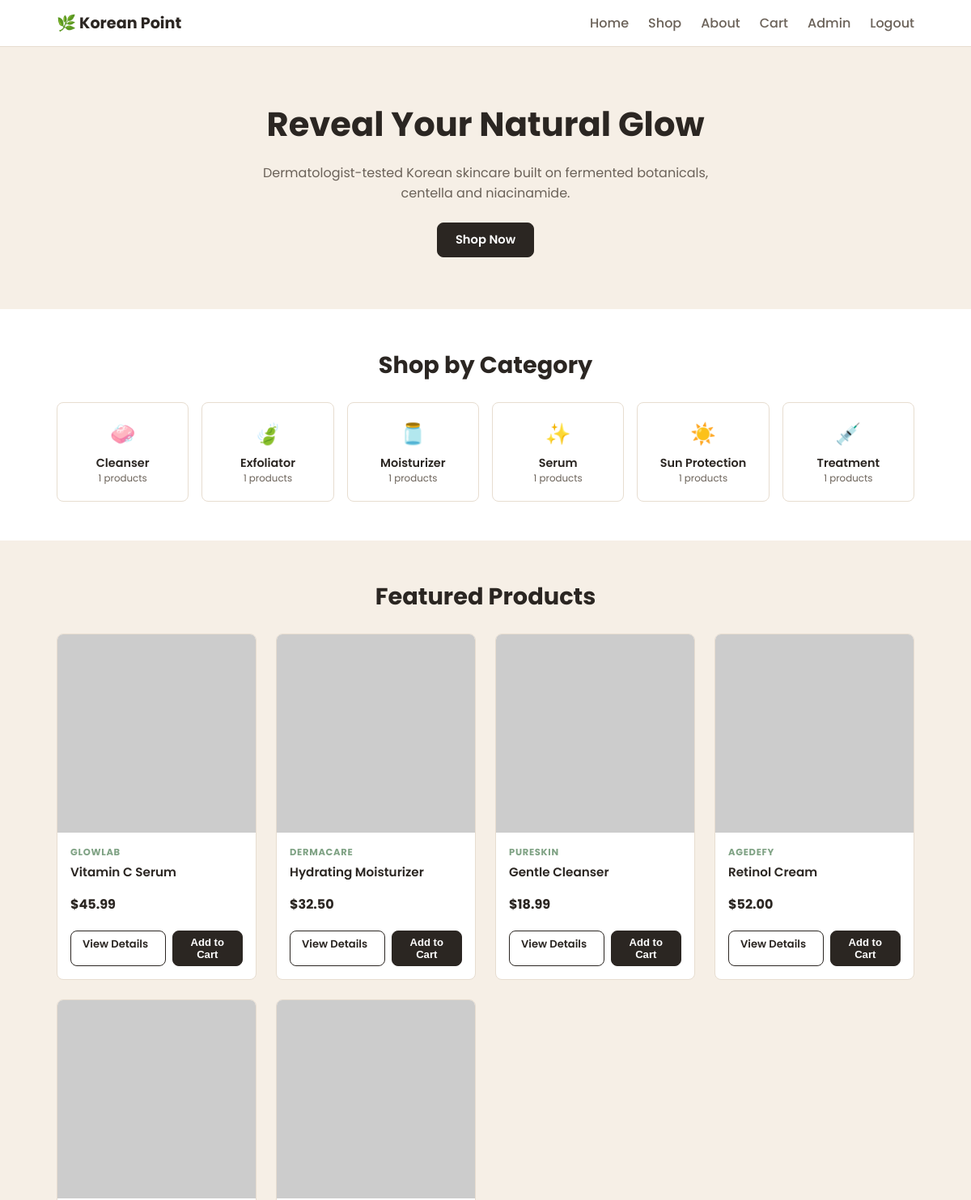
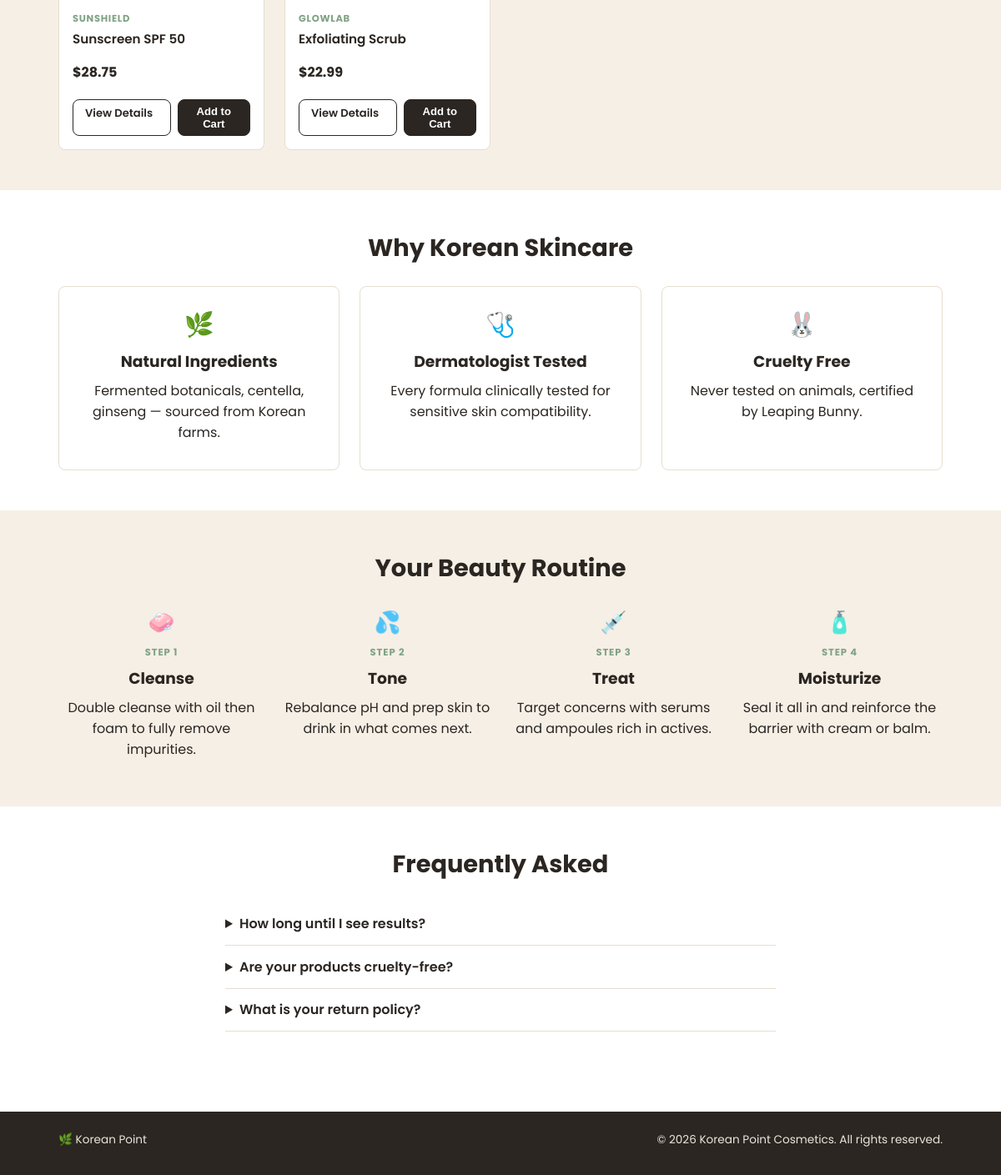
The app's page /src/pages/index.php (signed in) with its own data (2 pictures, top to bottom).
### tables this page shows
CREATE TABLE products (
    id INT PRIMARY KEY AUTO_INCREMENT,
    name VARCHAR(100) NOT NULL,
    description TEXT,
    price DECIMAL(10,2) NOT NULL,
    category VARCHAR(50),
    brand VARCHAR(50),
    skin_type VARCHAR(50),
    image_url VARCHAR(255),
    stock INT DEFAULT 10,
    created_at TIMESTAMP DEFAULT CURRENT_TIMESTAMP
);

### src/includes/functions.php (called while the page is built, shortened)
<?php
function isLoggedIn() {
    return isset($_SESSION['user_id']);
}
function isAdmin() {
    return isset($_SESSION['role']) && $_SESSION['role'] === 'admin';
}
function formatPrice($price) {
    return '$' . number_format((float) $price, 2);
}

### src/pages/index.php (the view, shortened to what this page needs)
<?php
require_once __DIR__ . '/../../config/database.php';
require_once __DIR__ . '/../includes/functions.php';
$products = $pdo->query('SELECT * FROM products ORDER BY created_at DESC LIMIT 6')->fetchAll();
$categories = $pdo->query('SELECT category, COUNT(*) AS total FROM products GROUP BY category ORDER BY category')->fetchAll();
$categoryIcons = [
    'Cleanser' => '🧼', 'Toner' => '💧', 'Serum' => '✨', 'Moisturizer' => '🫙',
    'Sun Protection' => '☀️', 'Treatment' => '💉', 'Exfoliator' => '🍃', 'Mask' => '🍃',
];
function categoryIcon($name, $map) {
    return $map[$name] ?? '🧴';
}
$why = [
    ['icon' => '🌿', 'title' => 'Natural Ingredients', 'text' => 'Fermented botanicals, centella, ginseng — sourced from Korean farms.'],
    ['icon' => '🩺', 'title' => 'Dermatologist Tested', 'text' => 'Every formula clinically tested for sensitive skin compatibility.'],
    ['icon' => '🐰', 'title' => 'Cruelty Free', 'text' => 'Never tested on animals, certified by Leaping Bunny.'],
];
$routine = [
    ['icon' => '🧼', 'title' => 'Cleanse', 'text' => 'Double cleanse with oil then foam to fully remove impurities.'],
    ['icon' => '💦', 'title' => 'Tone', 'text' => 'Rebalance pH and prep skin to drink in what comes next.'],
    ['icon' => '💉', 'title' => 'Treat', 'text' => 'Target concerns with serums and ampoules rich in actives.'],
    ['icon' => '🧴', 'title' => 'Moisturize', 'text' => 'Seal it all in and reinforce the barrier with cream or balm.'],
];
$faqs = [
    ['q' => 'How long until I see results?', 'a' => 'Most customers notice improved hydration within a week and visible texture/tone changes by 4–8 weeks of consistent use.'],
    ['q' => 'Are your products cruelty-free?', 'a' => 'Yes — every Korean Point product is Leaping Bunny certified and never tested on animals at any stage.'],
    ['q' => 'What is your return policy?', 'a' => 'Unopened products can be returned within 30 days.'],
];
include __DIR__ . '/../includes/header.php';
?>
<section class="hero">
  <div class="container">
    <h1>Reveal Your Natural Glow</h1>
    <p>Dermatologist-tested Korean skincare built on fermented botanicals, centella and niacinamide.</p>
    <a href="shop.php" class="btn">Shop Now</a>
  </div>
</section>
<section class="section">
  <div class="container">
    <h2>Shop by Category</h2>
    <div class="cat-grid">
      <?php foreach ($categories as $cat): ?>
        <a class="cat-card" href="shop.php?category=<?php echo urlencode($cat['category']); ?>">
          <div class="cat-card__icon"><?php echo categoryIcon($cat['category'], $categoryIcons); ?></div>
          <div class="cat-card__name"><?php echo htmlspecialchars($cat['category']); ?></div>
          <div class="cat-card__count"><?php echo (int) $cat['total']; ?> products</div>
        </a>
      <?php endforeach; ?>
    </div>
  </div>
</section>
<section class="section section--tint">
  <div class="container">
    <h2>Featured Products</h2>
    <div class="product-grid">
      <?php if (count($products) > 0): ?>
        <?php foreach ($products as $p): ?>
          <div class="card">
            <div class="card__media">
              <img src="<?php echo htmlspecialchars($p['image_url']); ?>" alt="<?php echo htmlspecialchars($p['name']); ?>" onerror="this.src='https://via.placeholder.com/300x300/a8c3ab/ffffff?text=Skincare'">
            </div>
            <div class="card__body">
              <span class="card__brand"><?php echo htmlspecialchars($p['brand']); ?></span>
              <h3 class="card__name"><?php echo htmlspecialchars($p['name']); ?></h3>
              <div class="card__price"><?php echo formatPrice($p['price']); ?></div>
            </div>
            <div class="card__foot">
              <a href="product_details.php?id=<?php echo $p['id']; ?>" class="btn btn-outline btn-sm">View Details</a>
              <?php if ($p['stock'] > 0): ?>
                <form method="post" action="../actions/cart.php">
                  <button type="submit" class="btn btn-sm">Add to Cart</button>
                </form>
              <?php endif; ?>
            </div>
          </div>
        <?php endforeach; ?>
      <?php else: ?>
        <p class="empty">No products available.</p>
      <?php endif; ?>
    </div>
  </div>
</section>
<section class="section">
  <div class="container">
    <h2>Why Korean Skincare</h2>
    <div class="why-grid">
      <?php foreach ($why as $w): ?>
        <div class="why-card">
          <div class="icon"><?php echo $w['icon']; ?></div>
          <h3><?php echo htmlspecialchars($w['title']); ?></h3>
          <p><?php echo htmlspecialchars($w['text']); ?></p>
        </div>
      <?php endforeach; ?>
    </div>
  </div>
</section>
<section class="section section--tint">
  <div class="container">
    <h2>Your Beauty Routine</h2>
    <div class="timeline">
      <?php foreach ($routine as $i => $r): ?>
        <div>
          <div class="icon"><?php echo $r['icon']; ?></div>
          <p class="step">STEP <?php echo $i + 1; ?></p>
          <h3><?php echo htmlspecialchars($r['title']); ?></h3>
          <p><?php echo htmlspecialchars($r['text']); ?></p>
        </div>
      <?php endforeach; ?>
    </div>
  </div>
</section>
<section class="section">
  <div class="container container--narrow">
    <h2>Frequently Asked</h2>
    <div class="faq">
      <?php foreach ($faqs as $f): ?>
        <details>
          <summary><?php echo htmlspecialchars($f['q']); ?></summary>
        </details>
      <?php endforeach; ?>
    </div>
  </div>
</section>
<?php include __DIR__ . '/../includes/footer.php'; ?>

### src/includes/header.php (shortened to what this page needs)
<!DOCTYPE html>
<html lang="en">
<head>
<link rel="stylesheet" href="../css/style.css" />
</head>
<body>
<header class="nav">
  <div class="container nav__inner">
    <a class="logo" href="index.php">🌿 Korean Point</a>
    <nav class="nav__links" id="navLinks">
      <a href="index.php">Home</a>
      <a href="shop.php">Shop</a>
      <a href="about.php">About</a>
      <?php if (isLoggedIn()): ?>
        <?php $navCartCount = getCartCount($pdo, $_SESSION['user_id']); ?>
        <a href="cart.php">Cart<?php if ($navCartCount > 0): ?> (<?php echo $navCartCount; ?>)<?php endif; ?></a>
        <?php if (isAdmin()): ?>
          <a href="../admin.php">Admin</a>
        <?php endif; ?>
        <a href="../actions/logout.php">Logout</a>
      <?php else: ?>
        <a href="login.php">Login</a>
        <a href="register.php">Register</a>
      <?php endif; ?>
    </nav>
  </div>
</header>
<main>

### src/includes/footer.php (shortened to what this page needs)
</main>
<footer class="footer">
  <div class="container footer__inner">
    <p>🌿 Korean Point</p>
    <p>&copy; <?php echo date('Y'); ?> Korean Point Cosmetics. All rights reserved.</p>
  </div>
</footer>
</body>
</html>

### src/css/style.css (style rules this page uses)
:root { --beige: #f6efe6; --sage: #a8c3ab; --sage-deep: #7fa284; --pink: #f3d4d8; --ink: #2b2622; --ink-soft: #6b6259; --white: #ffffff; --line: #e7ddd0; --radius: 8px; }
* { box-sizing: border-box; }
body { margin: 0; font-family: 'Noto Sans KR', 'Poppins', sans-serif; background: var(--white); color: var(--ink); }
img { max-width: 100%; display: block; }
a { color: inherit; text-decoration: none; }
h1, h2, h3, p { margin: 0 0 0.5rem; }
.container { max-width: 1100px; margin: 0 auto; padding: 0 20px; }
.container--narrow { max-width: 700px; }
.section { padding: 3rem 0; }
.section--tint { background: var(--beige); }
.section h2 { font-family: 'Poppins', sans-serif; font-size: 1.8rem; margin-bottom: 1.5rem; text-align: center; }
.btn { display: inline-block; padding: 10px 22px; border-radius: var(--radius); font-weight: 600; font-size: 0.92rem; cursor: pointer; border: 1.5px solid var(--ink); background: var(--ink); color: var(--white); }
.btn-outline { background: transparent; color: var(--ink); }
.btn-sm { padding: 6px 14px; font-size: 0.82rem; }
.nav { position: sticky; top: 0; z-index: 10; background: var(--white); border-bottom: 1px solid var(--line); }
.nav__inner { display: flex; align-items: center; justify-content: space-between; padding-block: 14px; }
.logo { font-family: 'Poppins', sans-serif; font-weight: 700; font-size: 1.2rem; }
.nav__links { display: flex; gap: 1.5rem; }
.nav__links a { font-weight: 500; color: var(--ink-soft); }
.hero { padding: 4rem 0; background: var(--beige); text-align: center; }
.hero h1 { font-family: 'Poppins', sans-serif; font-size: clamp(1.8rem, 4vw, 2.6rem); margin-bottom: 1rem; }
.hero p { color: var(--ink-soft); max-width: 560px; margin: 0 auto 1.5rem; }
.cat-grid { display: grid; grid-template-columns: repeat(6, 1fr); gap: 1rem; }
.cat-card { background: var(--white); border: 1px solid var(--line); border-radius: var(--radius); padding: 1.2rem 0.6rem; text-align: center; }
.cat-card__icon { font-size: 1.6rem; margin-bottom: 6px; }
.cat-card__name { font-weight: 600; font-size: 0.9rem; }
.cat-card__count { font-size: 0.74rem; color: var(--ink-soft); }
.product-grid { display: grid; grid-template-columns: repeat(4, 1fr); gap: 1.5rem; }
.card { background: var(--white); border: 1px solid var(--line); border-radius: var(--radius); overflow: hidden; display: flex; flex-direction: column; }
.card__media { aspect-ratio: 1/1; background: var(--beige); }
.card__media img { width: 100%; height: 100%; object-fit: cover; }
.card__body { padding: 1rem; flex: 1; display: flex; flex-direction: column; gap: 4px; }
.card__brand { font-size: 0.72rem; text-transform: uppercase; letter-spacing: 0.06em; color: var(--sage-deep); font-weight: 700; }
.card__name { font-weight: 600; font-size: 0.95rem; }
.card__price { font-weight: 700; margin: 4px 0; }
.card__foot { padding: 0 1rem 1rem; display: flex; gap: 8px; }
.card__foot .btn, .card__foot form { flex: 1; }
.why-grid { display: grid; grid-template-columns: repeat(3, 1fr); gap: 1.5rem; }
.why-card { background: var(--white); border: 1px solid var(--line); border-radius: var(--radius); padding: 1.5rem; text-align: center; }
.why-card .icon { font-size: 1.8rem; margin-bottom: 8px; }
.timeline { display: grid; grid-template-columns: repeat(4, 1fr); gap: 1.5rem; text-align: center; }
.timeline .icon { font-size: 1.6rem; margin-bottom: 8px; }
.timeline .step { font-size: 0.72rem; color: var(--sage-deep); font-weight: 700; letter-spacing: 0.08em; }
.faq details { border-bottom: 1px solid var(--line); padding: 0.8rem 0; }
.faq summary { font-weight: 600; cursor: pointer; }
.footer { background: var(--ink); color: #ece5da; margin-top: 3rem; }
.footer__inner { padding: 1.5rem 20px; display: flex; justify-content: space-between; flex-wrap: wrap; gap: 0.5rem; font-size: 0.85rem; }

### records on screen
products: brand "GLOWLAB", name "Vitamin C Serum", price "$45.99"
products: brand "DERMACARE", name "Hydrating Moisturizer", price "$32.50"
products: brand "PURESKIN", name "Gentle Cleanser", price "$18.99"
products: brand "AGEDEFY", name "Retinol Cream", price "$52.00"
products: brand "SUNSHIELD", name "Sunscreen SPF 50", price "$28.75"
products: brand "GLOWLAB", name "Exfoliating Scrub", price "$22.99"

### other values on screen
categoryIcon($cat['category'], $categoryIcons) "🧼"
$cat['category'] "Cleanser"
$cat['total'] "1"
categoryIcon($cat['category'], $categoryIcons) "🍃"
$cat['category'] "Exfoliator"
categoryIcon($cat['category'], $categoryIcons) "🫙"
$cat['category'] "Moisturizer"
categoryIcon($cat['category'], $categoryIcons) "✨"
$cat['category'] "Serum"
categoryIcon($cat['category'], $categoryIcons) "☀️"
$cat['category'] "Sun Protection"
categoryIcon($cat['category'], $categoryIcons) "💉"
$cat['category'] "Treatment"
$w['icon'] "🌿"
$w['title'] "Natural Ingredients"
